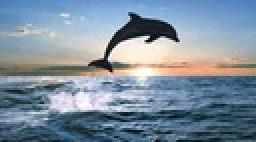
%> input picture images/dolphin/dolphin_edit.jpg, 128 x 71 px, shrunk from 359 x 200 before the run (shown 2 times larger)
$ octave expand.m   (GNU Octave 9; MATLAB toolbox functions it lacks are replaced by stand-ins)
%> lines starting %> are read from the running program, lines starting %| are printed output that depends on the picture; in (x1, y1, x2, y2) boxes, pixels count from 0 and x2, y2 are one past the last pixel; in counts of white or black regions, pixels touching at a corner belong together; the program's own positions count from 1
### get_gradient.m
function energy = get_gradient(im)

    im = rgb2gray(im);
    im = double(im);

    [partial_x, partial_y] = gradient(im);
    % energy = abs(partial_x) + abs(partial_y);
    energy = sqrt(partial_x.*partial_x + partial_y.*partial_y);

end

### expand.m
% Stanford 吴恩达 CS230的大作业是用GAN来扩展图片，但是我不会，如果会可以做一下
clear all ;

im = imread('./images/dolphin/dolphin_edit.jpg') ;
%> im is the input picture: size 71x128x3 uint8; mean R, G, B 126.3, 142.8, 157.9
[M, N, chn] = size(im) ;
%> M = 71; N = 128; chn = 3
FM = M ; FN = uint16(N + N/3) ;
%> after `FM = M`: FM = 71
%> after `FN = uint16(N + N/3)`: FN = 171

OM = M ; ON = N ;
%> after `OM = M`: OM = 71
%> after `ON = N`: ON = 128
O_im = im ;
N_rem = N - (FN - N) ;
%> N_rem = 85
 [Y, X] = meshgrid(1:N, 1:M) ;
removed = zeros(M, N);

% traverse until we get desired width
while N > N_rem
    energy = get_gradient(im) ;
    dp = zeros(M, N) ;
    from = zeros(M, N) ;
    dp(1, :) = energy(1, :) ;
    from(1, :) = 1:N;

    for i = 2:M
        for j = 1:N
            tmp = dp(i-1, j);
            from(i, j) = j;
            if j > 1 && dp(i-1, j-1) < tmp
                tmp = dp(i-1, j-1);
                from(i, j) = j-1;
            end
            if j < N && dp(i-1, j+1) < tmp
                tmp = dp(i-1, j+1);
                from(i, j) = j+1;
            end
            dp(i, j) = tmp + energy(i, j);
        end
    end

    [~, idx] = min(dp(M, :)) ;
    for i = M : -1 : 1
        removed(i, Y(i, idx)) = 1 ;
        im(i, idx:N-1, :) = im(i, idx+1:N, :) ;
        Y(i, idx:N-1) = Y(i, idx+1:N) ;
        idx = from(i, idx) ;
    end
    im = im(:, 1:N-1, :) ;
    Y = Y(:, 1:N-1) ;
    N = N-1 ;
end
%> this loop made 43 passes
%> pass 1, in get_gradient, `[partial_x, partial_y] = gradient(im);`:
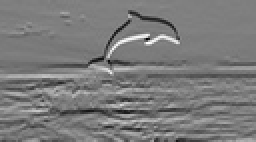
%> partial_y: size 71x128 double (shown 2 times larger); min -117, max 123, mean -1.1; drawn with min black and max white
%> after the loop:
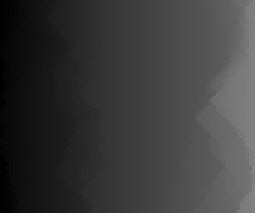
%> Y: size 71x85 double (shown 3 times larger); min 1, max 128, mean 58.6
%> after the loop:
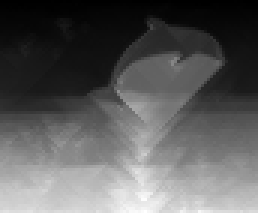
%> dp: size 71x86 double (shown 3 times larger); min 1.8, max 878.1, mean 320.1; drawn with min black and max white
%> after the loop:
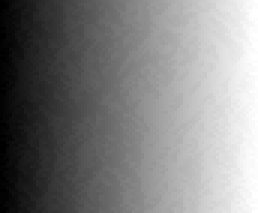
%> from: size 71x86 double (shown 3 times larger); min 1, max 86, mean 43.5; drawn with min black and max white
%> after the loop:
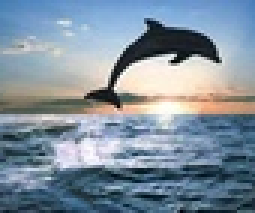
%> im: size 71x85x3 uint8 (shown 3 times larger); mean R, G, B 127.5, 143.7, 157.9
%> after the loop:
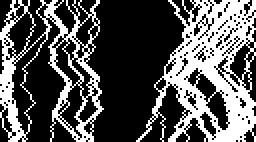
%> removed: size 71x128 double (shown 2 times larger); values 0 (black) and 1 (white), 33.6% white; 2 white regions, box (x1, y1, x2, y2) and area: (68, 0, 128, 71) 1917, (0, 0, 52, 71) 1136

im = double(O_im) ;
%> im: size 71x128x3 double
new_im = zeros(FM, FN, chn) ;

for i = 1 : OM
    k = 1 ;

    for j = 1 : ON
        new_im(i, k, :) = im(i, j, :) ;
        k = k + 1 ;
        if removed(i, j) == 1

            if (j > 1) && (j < ON)
                new_im(i, k, :) = (im(i, j-1, :) + im(i, j, :) + im(i, j+1, :)) / 3 ;
            else
                new_im(i, k, :) = im(i, j, :) ;
            end
            k = k + 1 ;
        end
    end
end
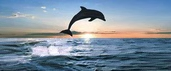
%> new_im: size 71x171x3 double; mean R, G, B 125.7, 142.4, 157.8

imshow(uint8(new_im)) ;
imwrite(uint8(new_im), './images/dolphin/dolphin_edit_edit.jpg', 'jpg')
